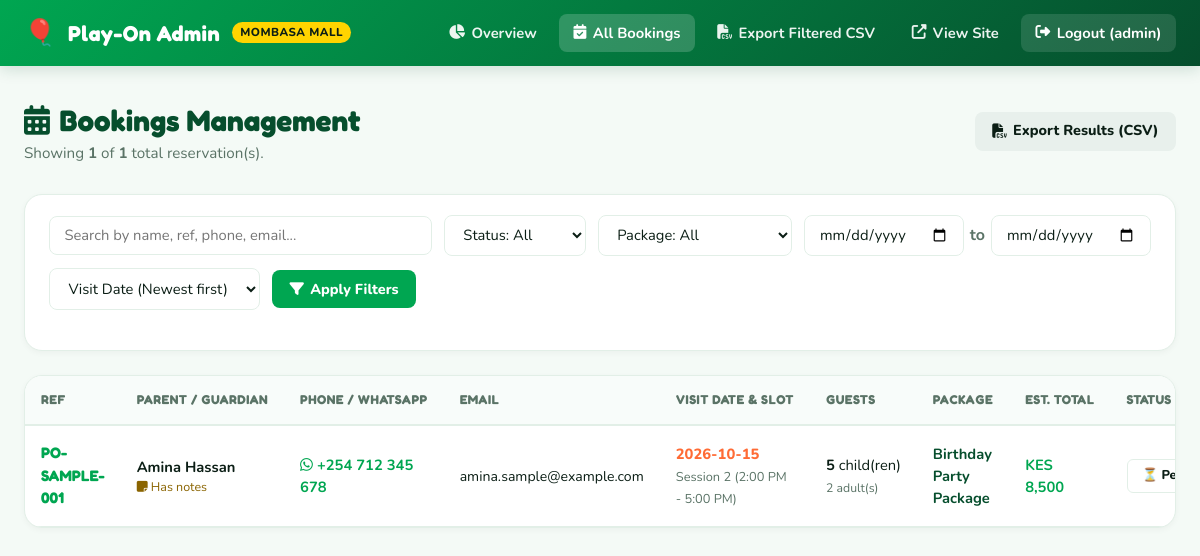
Screenshot of /admin/bookings.php (signed in) with the database file from the repository.
### tables this page shows
CREATE TABLE IF NOT EXISTS `bookings` (
  `id` INT UNSIGNED NOT NULL AUTO_INCREMENT,
  `booking_ref` VARCHAR(30) NOT NULL,
  `full_name` VARCHAR(150) NOT NULL,
  `phone` VARCHAR(35) NOT NULL,
  `email` VARCHAR(150) NOT NULL,
  `booking_type` VARCHAR(50) NOT NULL DEFAULT 'session',
  `booking_type_label` VARCHAR(100) NOT NULL DEFAULT 'Standard Session Pass',
  `booking_date` DATE NOT NULL,
  `session_time` VARCHAR(100) NOT NULL,
  `children_count` INT UNSIGNED NOT NULL DEFAULT 1,
  `adults_count` INT UNSIGNED NOT NULL DEFAULT 0,
  `estimated_total` VARCHAR(50) NOT NULL DEFAULT 'KES 1,000',
  `notes` TEXT NULL DEFAULT NULL,
  `status` ENUM('pending', 'confirmed', 'cancelled') NOT NULL DEFAULT 'pending',
  `admin_notes` TEXT NULL DEFAULT NULL,
  `ip_address` VARCHAR(45) NULL DEFAULT NULL,
  `user_agent` VARCHAR(255) NULL DEFAULT NULL,
  `created_at` DATETIME NOT NULL DEFAULT CURRENT_TIMESTAMP,
  `updated_at` DATETIME NOT NULL DEFAULT CURRENT_TIMESTAMP ON UPDATE CURRENT_TIMESTAMP,
  PRIMARY KEY (`id`),
  UNIQUE KEY `idx_booking_ref` (`booking_ref`),
  KEY `idx_booking_status` (`status`),
  KEY `idx_booking_date` (`booking_date`),
  KEY `idx_created_at` (`created_at`),
  KEY `idx_booking_email` (`email`),
  KEY `idx_booking_phone` (`phone`)
);

### config/db.php (called while the page is built, shortened)
<?php
function env(string $key, mixed $default = null): mixed {
    if (array_key_exists($key, $_ENV)) {
        return $_ENV[$key];
    }
    $val = getenv($key);
    return $val !== false ? $val : $default;
}

### admin/auth.php (called while the page is built, shortened)
<?php
require_once __DIR__ . '/../config/db.php';
function getCurrentAdmin(): array {
    return [
        'id'       => $_SESSION['admin_id'] ?? 0,
        'username' => $_SESSION['admin_username'] ?? 'Admin',
        'email'    => $_SESSION['admin_email'] ?? '',
        'role'     => $_SESSION['admin_role'] ?? 'admin'
    ];
}

### admin/bookings.php (the view, shortened to what this page needs)
<?php
require_once __DIR__ . '/auth.php';
$admin = getCurrentAdmin();
$pdo   = getDbConnection();
$search       = trim((string)($_GET['search'] ?? ''));
$dateFrom     = trim((string)($_GET['date_from'] ?? ''));
$dateTo       = trim((string)($_GET['date_to'] ?? ''));
$sort         = trim((string)($_GET['sort'] ?? 'date_desc'));
$page         = max(1, (int)($_GET['page'] ?? 1));
$perPage      = 15;
$offset       = ($page - 1) * $perPage;
$whereClauses = ['1=1'];
$params       = [];
$whereSql = implode(' AND ', $whereClauses);
$orderSql = match ($sort) {
    'date_asc'     => "`booking_date` ASC, `id` ASC",
    'created_desc' => "`id` DESC",
    'created_asc'  => "`id` ASC",
    'name_asc'     => "`full_name` ASC",
    default        => "`booking_date` DESC, `id` DESC"
};
$countStmt = $pdo->prepare("SELECT COUNT(*) FROM `bookings` WHERE {$whereSql}");
$countStmt->execute($params);
$totalRows = (int)$countStmt->fetchColumn();
$sql = "SELECT * FROM `bookings` WHERE {$whereSql} ORDER BY {$orderSql} LIMIT {$perPage} OFFSET {$offset}";
$stmt = $pdo->prepare($sql);
$stmt->execute($params);
$bookings = $stmt->fetchAll();
?>
<!DOCTYPE html>
<html lang="en">
<head>
  <link rel="stylesheet" href="https://cdnjs.cloudflare.com/ajax/libs/font-awesome/6.5.1/css/all.min.css">
  <link rel="stylesheet" href="css/admin.css">
</head>
<body>
  <header class="admin-navbar">
    <div class="nav-container">
      <a href="index.php" class="nav-brand">
        <span style="font-size:1.6rem;">🎈</span>
        <span class="nav-brand-title">Play-On Admin</span>
        <span class="nav-brand-badge">Mombasa Mall</span>
      </a>
      <ul class="nav-menu">
        <li class="nav-item"><a href="index.php"><i class="fas fa-chart-pie"></i> Overview</a></li>
        <li class="nav-item"><a href="bookings.php" class="active"><i class="fas fa-calendar-check"></i> All Bookings</a></li>
        <li class="nav-item"><a href="export_csv.php?<?= http_build_query($_GET) ?>"><i class="fas fa-file-csv"></i> Export Filtered CSV</a></li>
        <li class="nav-item"><a href="<?= htmlspecialchars(env('FRONTEND_URL', 'https://shimix-del.github.io/playon')) ?>" target="_blank"><i class="fas fa-external-link-alt"></i> View Site</a></li>
        <li class="nav-item logout"><a href="logout.php"><i class="fas fa-sign-out-alt"></i> Logout (<?= htmlspecialchars($admin['username']) ?>)</a></li>
      </ul>
    </div>
  </header>
  <main class="admin-main">
    <div class="page-header">
      <div>
        <h1 class="page-title"><i class="fas fa-calendar-alt"></i> Bookings Management</h1>
        <p style="color:var(--text-muted); font-size:0.95rem;">
          Showing <strong><?= count($bookings) ?></strong> of <strong><?= number_format($totalRows) ?></strong> total reservation(s).
        </p>
      </div>
      <div class="page-actions">
        <a href="export_csv.php?<?= http_build_query($_GET) ?>" class="btn btn-secondary">
          <i class="fas fa-file-csv"></i> Export Results (CSV)
        </a>
      </div>
    </div>
    <div class="card" style="margin-bottom:1.5rem;">
      <div class="card-body" style="padding:1.25rem 1.5rem;">
        <form method="GET" action="bookings.php" class="filter-form">
          <input type="text" name="search" class="form-control search-input" placeholder="Search by name, ref, phone, email..." value="<?= htmlspecialchars($search) ?>">
          <select name="status" class="form-control">
            <option value="">Status: All</option>
          </select>
          <select name="type" class="form-control">
            <option value="">Package: All</option>
          </select>
          <div style="display:flex; align-items:center; gap:0.35rem;">
            <input type="date" name="date_from" class="form-control" title="Date From" value="<?= htmlspecialchars($dateFrom) ?>">
            <span style="color:var(--text-muted); font-weight:700;">to</span>
            <input type="date" name="date_to" class="form-control" title="Date To" value="<?= htmlspecialchars($dateTo) ?>">
          </div>
          <select name="sort" class="form-control">
            <option value="date_desc" <?= $sort === 'date_desc' ? 'selected' : '' ?>>Visit Date (Newest first)</option>
          </select>
          <button type="submit" class="btn btn-primary"><i class="fas fa-filter"></i> Apply Filters</button>
        </form>
      </div>
    </div>
    <div class="card">
      <div class="card-body" style="padding:0;">
        <?php if (empty($bookings)): ?>
          <div style="padding:4rem 2rem; text-align:center; color:var(--text-muted);">
            <i class="fas fa-search" style="font-size:3rem; margin-bottom:1rem; opacity:0.3;"></i>
            <h3 style="font-family:var(--font-heading); color:var(--brand-green-deep);">No bookings found</h3>
            <p>Try adjusting your search criteria or filter options above.</p>
            <a href="bookings.php" class="btn btn-secondary" style="margin-top:1rem;">Clear All Filters</a>
          </div>
        <?php else: ?>
          <div class="table-responsive">
            <table class="data-table">
              <thead>
                <tr>
                  <th>Ref</th>
                  <th>Parent / Guardian</th>
                  <th>Phone / WhatsApp</th>
                  <th>Email</th>
                  <th>Visit Date & Slot</th>
                  <th>Guests</th>
                  <th>Package</th>
                  <th>Est. Total</th>
                  <th>Status</th>
                </tr>
              </thead>
              <tbody>
                <?php foreach ($bookings as $b): ?>
                  <tr>
                    <td>
                      <strong style="color:var(--brand-green); font-family:var(--font-heading); font-size:0.95rem;">
                        <?= htmlspecialchars($b['booking_ref']) ?>
                      </strong>
                    </td>
                    <td>
                      <strong><?= htmlspecialchars($b['full_name']) ?></strong>
                      <?php if (!empty($b['notes'])): ?>
                        <div title="<?= htmlspecialchars($b['notes']) ?>" style="font-size:0.78rem; color:#8A6400; cursor:pointer;">
                          <i class="fas fa-sticky-note"></i> Has notes
                        </div>
                      <?php endif; ?>
                    </td>
                    <td>
                      <a href="https://wa.me/<?= preg_replace('/[^0-9]/', '', $b['phone']) ?>" target="_blank" style="font-weight:700; color:var(--brand-green);">
                        <i class="fab fa-whatsapp"></i> <?= htmlspecialchars($b['phone']) ?>
                      </a>
                    </td>
                    <td>
                      <a href="mailto:<?= htmlspecialchars($b['email']) ?>" style="color:inherit; font-size:0.88rem;">
                        <?= htmlspecialchars($b['email']) ?>
                      </a>
                    </td>
                    <td>
                      <div style="font-weight:800; color:var(--brand-orange);"><?= htmlspecialchars($b['booking_date']) ?></div>
                      <small style="color:var(--text-muted); font-size:0.8rem;"><?= htmlspecialchars($b['session_time']) ?></small>
                    </td>
                    <td style="white-space:nowrap;">
                      <strong><?= (int)$b['children_count'] ?></strong> child(ren)<br>
                      <small style="color:var(--text-muted);"><?= (int)$b['adults_count'] ?> adult(s)</small>
                    </td>
                    <td>
                      <span style="font-weight:700; color:var(--brand-green-deep);">
                        <?= htmlspecialchars($b['booking_type_label'] ?? $b['booking_type']) ?>
                      </span>
                    </td>
                    <td>
                      <strong style="color:var(--brand-green);"><?= htmlspecialchars($b['estimated_total']) ?></strong>
                    </td>
                    <td>
                      <form method="POST" action="booking_action.php" style="display:inline-block;">
                        <select name="status" class="form-control btn-sm quick-status-select" data-current="<?= htmlspecialchars($b['status']) ?>" style="font-weight:800; cursor:pointer;">
                          <option value="pending" <?= $b['status'] === 'pending' ? 'selected' : '' ?>>⏳ Pending</option>
                        </select>
                      </form>
                    </td>
                  </tr>
                <?php endforeach; ?>
              </tbody>
            </table>
          </div>
        <?php endif; ?>
      </div>
    </div>
  </main>
</body>
</html>

### rows the page displays
bookings: booking_ref "PO-SAMPLE-001", full_name "Amina Hassan", phone "+254 712 345 678", email "amina.sample@example.com", booking_date "2026-10-15", session_time "Session 2 (2:00 PM - 5:00 PM)", children_count "5", adults_count "2", booking_type_label "Birthday Party Package", estimated_total "KES 8,500", status "⏳ Pending"

### other values shown
$admin['username'] "admin"
count($bookings) "1"
$totalRows "1"
